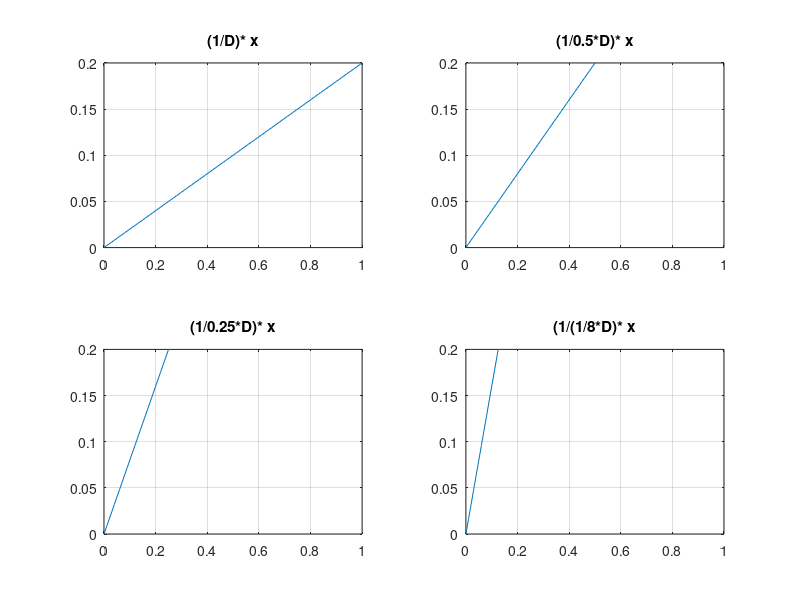

Write the MATLAB code that produced this figure.
x = 0 : 0.01 : 1;
D = 5;

subplot(2,2,1)
plot(x, (1/D)* x)
axis([0 1 0 0.2])
grid on
title('(1/D)* x')

subplot(2,2,2)
plot(x,(1/(0.5*D))* x )
axis([0 1 0 0.2])
grid on
title('(1/0.5*D)* x')

subplot(2,2,3)
plot(x,(1/(0.25*D))* x )
axis([0 1 0 0.2])
grid on
title('(1/0.25*D)* x')

subplot(2,2,4)
plot(x, (1/((1/8)*D))* x)
axis([0 1 0 0.2])
grid on
title('(1/(1/8*D)* x')